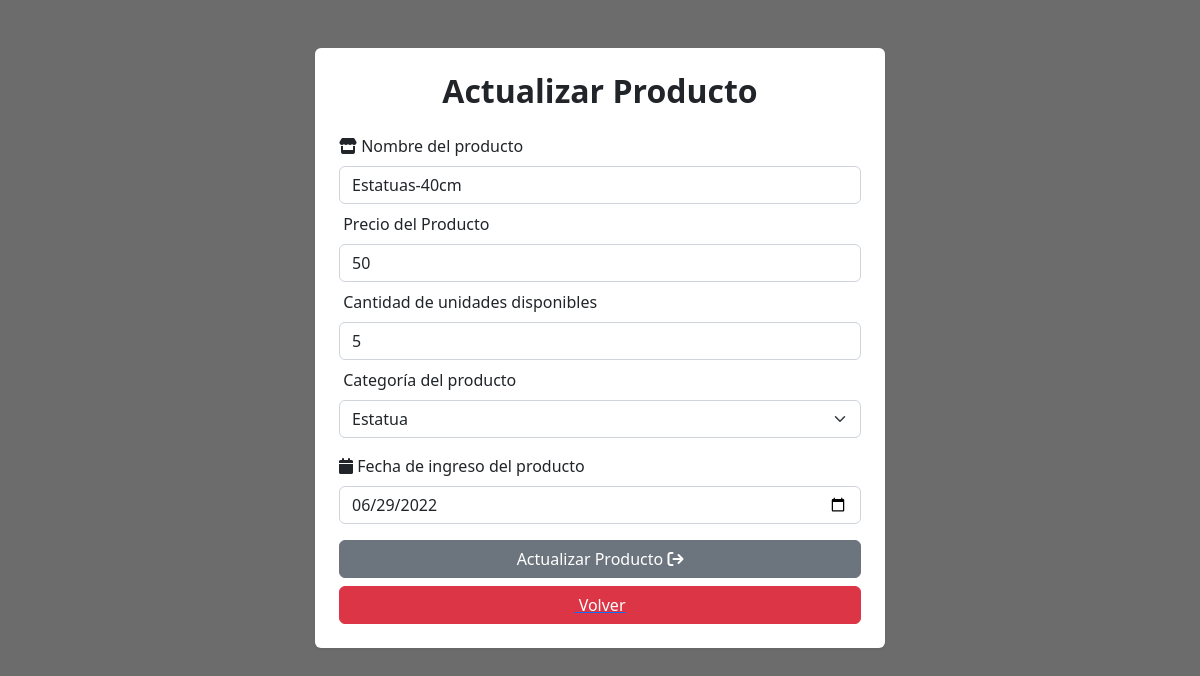
The app's page /assets/php/actualizar_prod.php?id=1 (signed in) with its own data.
### tables this page shows
create table productos
(

    cod_producto int (6) not null auto_increment,
    nom_producto varchar (45) not null,
    valor_producto double not null,
    cant_prod_disp int (3) not null,
    fk_tipo_prod varchar (20) not null,
    fecha_ingreso_prod date not null,
    primary key (cod_producto)

);

### assets/php/actualizar_prod.php (the view, shortened to what this page needs)
<?php
    $db=database::conectar();
    $id = $_GET['id'];
    $sentencia = $db->prepare("SELECT * FROM productos WHERE cod_producto = ?;");
    $sentencia->execute([$id]);
    $producto = $sentencia->fetch(PDO::FETCH_OBJ);
    $sentencia2 = $db->query("SELECT tipo_prod
    FROM categoria_producto
    EXCEPT
    SELECT tipo_prod
    FROM categoria_producto
    WHERE tipo_prod = '$producto->fk_tipo_prod';");
    $categorias = $sentencia2->fetchAll(PDO::FETCH_OBJ);
?>
<!DOCTYPE html>
<html lang="es">
<head>
    <link href="https://cdn.jsdelivr.net/npm/bootstrap@5.2.0-beta1/dist/css/bootstrap.min.css" rel="stylesheet">
    <link rel="stylesheet" href="../css/productos.css">
</head>
<body>
  <section class="container">
          <div class="row position-relative">
                <div class="col-6 rounded shadow-sm mb-3 p-4 position-absolute top-0 start-50 translate-middle-x mt-5 bg-white">
                  <h2 class="fw-bold text-center">Actualizar Producto</h2>
                  <form method="POST">
                    <div class="mb-2 mt-4">
                      <label for="nom_prod" class="form-label"><i class="fas fa-store"></i> Nombre del producto</label>
                      <input type="text" id="nom_prod" class="form-control" name="nom_prod" placeholder="Ingrese aquí el nombre del producto" value="<?php echo $producto->nom_producto; ?>" required>
                    </div>
                    <div class="mb-2">
                      <label for="precio" class="form-label"><i class="fa-solid fa-badge-dollar"></i> Precio del Producto</label>
                      <input type="number" id="precio" class="form-control" name="precio" placeholder="Ingrese aquí el precio del producto" value="<?php echo $producto->valor_producto; ?>" required>
                    </div>
                    <div class="mb-2">
                      <label for="cant_disp" class="form-label"><i class="fa-solid fa-input-numeric"></i> Cantidad de unidades disponibles</label>
                      <input type="number" id="cant_disp" class="form-control" name="cant_disp" placeholder="Ingrese aquí la cantidad de productos disponibles" value="<?php echo $producto->cant_prod_disp; ?>" required>
                    </div>
                    <div class="mb-3">
                        <label for="categoria" class="form-label"><i class="fa-solid fa-ball-pile"></i> Categoría del producto</label>
                        <select class="form-select" name="categoria" id="categoria">
                            <?php
                            foreach ($categorias as $key => $dato) {
                                ?>
                                    <option selected>
                                    <?php echo $producto->fk_tipo_prod; ?>
                                    </option>
                                <?php
                            }
                            ?>
                        </select>
                    </div>
                    <div class="mb-3">
                      <label for="fecha_ingreso" class="form-label"><i class="fa-solid fa-calendar"></i> Fecha de ingreso del producto</label>
                      <input type="date" id="fecha_ingreso" class="form-control" name="fecha_ingreso" value="<?php echo $producto->fecha_ingreso_prod; ?>" required>
                    </div>
                    <div class="d-grid">
                      <button type="submit" class="btn btn-secondary mb-2" onclick="this.form.action = '?action=actualizar_producto';">Actualizar Producto <i class="fa-solid fa-arrow-right-from-bracket"></i></button>
                    </div>
                    <a href="inventario_salidas.php" class="link">
                      <div class="d-grid">
                        <button type="button" class="btn btn-danger registro"><i class="fa-regular fa-arrow-left-from-line"></i> Volver</button>
                      </div>
                    </a>
                  </form>
                </div>
              </div>
  </section>
</body>
</html>

### assets/css/productos.css (style rules this page uses)
body { width: 100%; height: 100%; position: absolute; position: fixed; background-image: url(../img/fondo_insertar_prod.jpg); background-size: cover; justify-content: center; }

### records on screen
productos: nom_prod "Estatuas-40cm", precio "50", cant_disp "5", categoria "Estatua", fecha_ingreso "06/29/2022"
